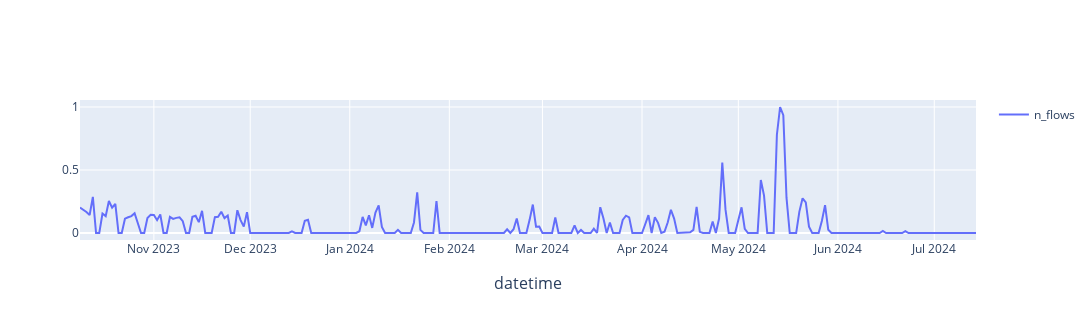

The code cell stored with this chart in its notebook:
### Code cell
time_based_dataset.plot(ts_id=443967, plot_type="line", features="n_flows", feature_per_plot=True, time_format="datetime")

### Figure 1 — Plotly figure (JSON) as saved in the notebook; plotly's stock layout.template omitted (floating-point values rounded to 4 significant figures; data arrays with more than 128 entries replaced by an {"elided": "..."} marker saying what was removed)
{"data": [{"mode": "lines", "name": "n_flows", "type": "scatter", "x": {"elided": "280 str values"}, "xaxis": "x", "y": {"elided": "280 float values"}, "yaxis": "y"}], "layout": {"annotations": [{"font": {"size": 16}, "showarrow": false, "text": "datetime", "x": 0.5, "xanchor": "center", "xref": "paper", "y": 0, "yanchor": "top", "yref": "paper", "yshift": -30}], "autosize": true, "height": 320, "showlegend": true, "width": 2000, "xaxis": {"anchor": "y", "domain": [0, 1]}, "yaxis": {"anchor": "x", "domain": [0, 1]}}}
